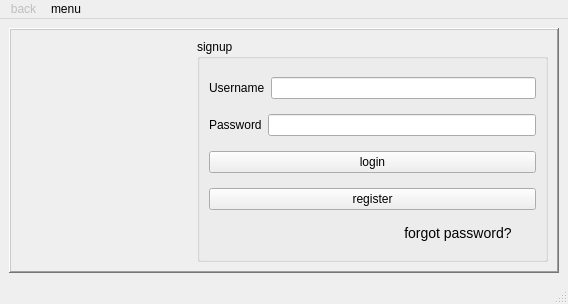
<?xml version="1.0" encoding="UTF-8"?>
<ui version="4.0">
 <class>MainWindow</class>
 <widget class="QMainWindow" name="MainWindow">
  <property name="geometry">
   <rect>
    <x>0</x>
    <y>0</y>
    <width>568</width>
    <height>304</height>
   </rect>
  </property>
  <property name="windowTitle">
   <string>MainWindow</string>
  </property>
  <property name="layoutDirection">
   <enum>Qt::LeftToRight</enum>
  </property>
  <widget class="QWidget" name="centralwidget">
   <layout class="QHBoxLayout" name="horizontalLayout_4">
    <item>
     <widget class="QFrame" name="frame">
      <property name="enabled">
       <bool>true</bool>
      </property>
      <property name="frameShape">
       <enum>QFrame::WinPanel</enum>
      </property>
      <property name="frameShadow">
       <enum>QFrame::Raised</enum>
      </property>
      <layout class="QHBoxLayout" name="horizontalLayout_5">
       <item>
        <widget class="QLabel" name="label_4">
         <property name="sizePolicy">
          <sizepolicy hsizetype="Fixed" vsizetype="Fixed">
           <horstretch>0</horstretch>
           <verstretch>0</verstretch>
          </sizepolicy>
         </property>
         <property name="minimumSize">
          <size>
           <width>171</width>
           <height>0</height>
          </size>
         </property>
         <property name="maximumSize">
          <size>
           <width>220</width>
           <height>220</height>
          </size>
         </property>
         <property name="styleSheet">
          <string notr="true">QLabel {
    border: none;                      /* Optional: Removes border */
    background: transparent;           /* Optional: Transparent background */
    background-position: center;       /* Centers the image */
    background-repeat: no-repeat;      /* No repeat of the image */
    background-size: contain;          /* Fit image inside label while maintaining aspect ratio */
}
</string>
         </property>
         <property name="text">
          <string/>
         </property>
         <property name="pixmap">
          <pixmap>../Downloads/Logo design for a shipping company ------------------------------------------------------ Visit my Facebook page for information and….jpeg</pixmap>
         </property>
         <property name="scaledContents">
          <bool>true</bool>
         </property>
         <property name="alignment">
          <set>Qt::AlignCenter</set>
         </property>
        </widget>
       </item>
       <item>
        <widget class="QGroupBox" name="groupBox">
         <property name="title">
          <string>signup</string>
         </property>
         <layout class="QVBoxLayout" name="verticalLayout">
          <item>
           <layout class="QHBoxLayout" name="horizontalLayout">
            <item>
             <widget class="QLabel" name="label">
              <property name="text">
               <string>Username</string>
              </property>
             </widget>
            </item>
            <item>
             <widget class="QLineEdit" name="lineEdit_username"/>
            </item>
           </layout>
          </item>
          <item>
           <layout class="QHBoxLayout" name="horizontalLayout_2">
            <item>
             <widget class="QLabel" name="label_2">
              <property name="text">
               <string>Password</string>
              </property>
             </widget>
            </item>
            <item>
             <widget class="QLineEdit" name="lineEdit_password"/>
            </item>
           </layout>
          </item>
          <item>
           <widget class="QPushButton" name="pushButton_login">
            <property name="text">
             <string>login</string>
            </property>
           </widget>
          </item>
          <item>
           <widget class="QPushButton" name="pushButton_register">
            <property name="text">
             <string>register</string>
            </property>
           </widget>
          </item>
          <item>
           <layout class="QHBoxLayout" name="horizontalLayout_3">
            <item>
             <widget class="QLabel" name="label_3">
              <property name="text">
               <string/>
              </property>
             </widget>
            </item>
            <item>
             <widget class="QPushButton" name="pushButton_forgotPassword">
              <property name="minimumSize">
               <size>
                <width>0</width>
                <height>14</height>
               </size>
              </property>
              <property name="styleSheet">
               <string notr="true">QPushButton {
	border-left-color: rgb(153, 193, 241);
	font: 11pt &quot;Ubuntu Condensed&quot;;
    background: transparent;
    border: none;
    color: black;
    font-size: 14px;
}

QPushButton:hover {
    color: blue;
}

QPushButton:pressed {
    background: white;
    color: black;
}
</string>
              </property>
              <property name="text">
               <string> forgot password?</string>
              </property>
             </widget>
            </item>
           </layout>
          </item>
         </layout>
        </widget>
       </item>
      </layout>
     </widget>
    </item>
   </layout>
  </widget>
  <widget class="QMenuBar" name="menubar">
   <property name="geometry">
    <rect>
     <x>0</x>
     <y>0</y>
     <width>568</width>
     <height>22</height>
    </rect>
   </property>
   <widget class="QMenu" name="menumenu">
    <property name="title">
     <string>menu</string>
    </property>
    <addaction name="actioncopy"/>
   </widget>
   <widget class="QMenu" name="menuback">
    <property name="enabled">
     <bool>false</bool>
    </property>
    <property name="title">
     <string>back</string>
    </property>
   </widget>
   <addaction name="menuback"/>
   <addaction name="menumenu"/>
  </widget>
  <widget class="QStatusBar" name="statusbar"/>
  <action name="actioncopy">
   <property name="checkable">
    <bool>true</bool>
   </property>
   <property name="checked">
    <bool>true</bool>
   </property>
   <property name="icon">
    <iconset theme="switch">
     <normaloff>.</normaloff>.</iconset>
   </property>
   <property name="text">
    <string>switch</string>
   </property>
   <property name="shortcut">
    <string>Ctrl+Q</string>
   </property>
  </action>
 </widget>
 <tabstops>
  <tabstop>lineEdit_username</tabstop>
  <tabstop>lineEdit_password</tabstop>
  <tabstop>pushButton_login</tabstop>
  <tabstop>pushButton_register</tabstop>
 </tabstops>
 <resources/>
 <connections/>
</ui>
